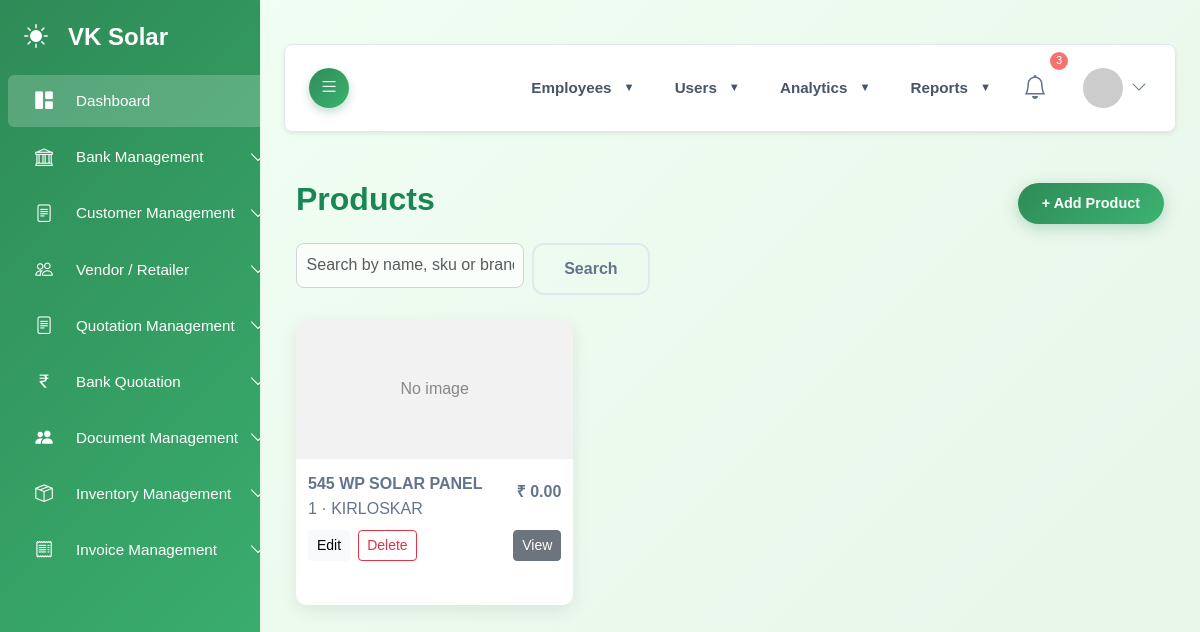
/admin/inventory/products.php (signed in), run on the app's committed database.
### tables this page shows
CREATE TABLE `products` (
  `id` int NOT NULL,
  `sku` varchar(120)  NOT NULL,
  `name` varchar(255)  NOT NULL,
  `brand` varchar(150)  DEFAULT NULL,
  `category_id` int DEFAULT NULL,
  `type` varchar(100)  DEFAULT NULL,
  `unit` varchar(50)  DEFAULT 'pc',
  `serial_tracked` tinyint(1) DEFAULT '0',
  `default_purchase_price` decimal(12,2) DEFAULT '0.00',
  `default_selling_price` decimal(12,2) DEFAULT '0.00',
  `tax_rate` decimal(5,2) DEFAULT '0.00',
  `hsn_code` varchar(50)  DEFAULT NULL,
  `weight_kg` decimal(8,3) DEFAULT NULL,
  `length_mm` int DEFAULT NULL,
  `width_mm` int DEFAULT NULL,
  `height_mm` int DEFAULT NULL,
  `warranty_months` int DEFAULT NULL,
  `description` text ,
  `specs` json DEFAULT NULL,
  `created_by` int DEFAULT NULL,
  `created_at` datetime DEFAULT CURRENT_TIMESTAMP,
  `updated_at` datetime DEFAULT CURRENT_TIMESTAMP ON UPDATE CURRENT_TIMESTAMP
);

### admin/inventory/products.php (the view, shortened to what this page needs)
<?php
require_once __DIR__ . '/../connect/auth_middleware.php';
$q = trim($_GET['q'] ?? '');
$sql = "SELECT p.id,p.sku,p.name,p.brand,p.type,p.unit,p.default_selling_price,
               (SELECT filename FROM product_images WHERE product_images.product_id = p.id AND is_primary = 1 LIMIT 1) AS primary_image
        FROM products p";
$sql .= " ORDER BY p.id DESC LIMIT 200";
$stmt = $conn->prepare($sql);
$stmt->execute();
$res = $stmt->get_result();
$products = $res->fetch_all(MYSQLI_ASSOC);
?>
<!doctype html>
<html lang="en">
<head>
  <?php $cwd=getcwd(); chdir(__DIR__.'/..'); include 'include/head2.php'; chdir($cwd); ?>
</head>
<body>
<?php $cwd=getcwd(); chdir(__DIR__.'/..'); include 'include/sidebar.php'; chdir($cwd); ?>
<div id="main-content">
<?php $cwd=getcwd(); chdir(__DIR__.'/..'); include 'include/navbar.php'; chdir($cwd); ?>
<main class="container-fluid py-4">
  <div class="d-flex justify-content-between align-items-center mb-3">
    <h2>Products</h2>
    <a href="product_form.php" class="btn btn-primary">+ Add Product</a>
  </div>
  <form class="row g-2 mb-4" method="get">
    <div class="col-auto"><input class="form-control" name="q" placeholder="Search by name, sku or brand" value="<?=htmlspecialchars($q)?>"></div>
    <div class="col-auto"><button class="btn btn-outline-secondary">Search</button></div>
  </form>
  <?php if(empty($products)): ?>
    <div class="card p-4"><div class="card-body">No products found.</div></div>
  <?php else: ?>
    <div class="product-grid">
      <?php foreach($products as $p):
        $img = $p['primary_image'] ? '/admin/inventory/uploads/products/'.htmlspecialchars($p['primary_image']) : null;
      ?>
        <div class="product-card">
          <div class="media" style="<?= $img ? "background-image:url('{$img}')" : '' ?>">
            <?php if(!$img): ?><div style="display:flex;align-items:center;justify-content:center;height:100%;color:#888">No image</div><?php endif; ?>
          </div>
          <div class="body">
            <div style="display:flex;justify-content:space-between;align-items:start">
              <div>
                <strong><?=htmlspecialchars($p['name'])?></strong><br>
                <div class="small-muted"><?=htmlspecialchars($p['sku'])?> · <?=htmlspecialchars($p['brand']?:'')?></div>
              </div>
              <div style="text-align:right">
                <div style="font-weight:700;margin-top:8px;">₹ <?=number_format($p['default_selling_price'],2)?></div>
              </div>
            </div>
            <div class="mt-2 d-flex gap-2">
              <a class="btn btn-sm btn-light" href="product_form.php?id=<?=intval($p['id'])?>">Edit</a>
              <a class="btn btn-sm btn-outline-danger" href="product_delete.php?id=<?=intval($p['id'])?>" onclick="return confirm('Delete product?');">Delete</a>
              <a class="btn btn-sm btn-secondary ms-auto" href="product_view.php?id=<?=intval($p['id'])?>">View</a>
            </div>
          </div>
        </div>
      <?php endforeach; ?>
    </div>
  <?php endif; ?>
</main>
</div>
</body>
</html>

### admin/css&js/style.css (style rules this page uses)
:root { --primary: #2e8b57; --primary-light: #3cb371; --primary-dark: #1e6b47; --secondary: #f5f5f5; --accent: #87ceeb; --accent-light: #b0e2ff; --earth: #d2b48c; --earth-light: #f0e6d6; --dark: #2c3e50; --light: #f8f9fa; --gradient-primary: linear-gradient( 135deg, var(--primary) 0%, var(--primary-light) 100% ); --gradient-secondary: linear-gradient( 135deg, var(--earth-light) 0%, var(--secondary) 100% ); --gradient-hero: linear-gradient( 135deg, rgba(46, 139, 87, 0.85) 0%, rgba(60, 179, 113, 0.85) 100% ); --gradient-nature: linear-gradient( 135deg, var(--primary) 0%, var(--accent) 100% ); --background-light: #f1f5f9; --text-light: #64748b; --card-bg-light: #ffffff; --border-color-light: #e2e8f0; --success-color: #10b981; --danger-color: #f87171; --warning-color: #fbbf24; }
body { font-family: "Inter", sans-serif; background-color: var(--background-light); color: var(--text-light); padding-top: 20px; overflow-x: hidden; }
#main-content { margin-left: 260px; padding: 1.5rem; transition: margin-left 0.3s ease-in-out; }
.btn-primary { background: var(--gradient-primary) !important; border: none !important; box-shadow: 0 4px 15px rgba(46, 139, 87, 0.3); border-radius: 25px !important; transition: all 0.3s ease; font-weight: 500; padding: 12px 30px; }

### admin/css&js/carousel.css (style rules this page uses)
:root { --primary: #2e8b57; --primary-light: #3cb371; --primary-dark: #1e6b47; --secondary: #f5f5f5; --accent: #87ceeb; --dark: #2c3e50; --light: #f8f9fa; --gradient-primary: linear-gradient( 135deg, var(--primary) 0%, var(--primary-light) 100% ); --background-light: #f1f5f9; --text-light: #64748b; --card-bg-light: #ffffff; --border-color-light: #e2e8f0; --success-color: #10b981; --danger-color: #f87171; --warning-color: #fbbf24; }
body { font-family: "Inter", sans-serif; background-color: var(--background-light); color: var(--text-light); padding-top: 20px; overflow-x: hidden; }
#main-content { margin-left: 260px; padding: 1.5rem; transition: margin-left 0.3s ease-in-out; }
.btn-primary { background: var(--gradient-primary) !important; border: none !important; box-shadow: 0 4px 15px rgba(46, 139, 87, 0.3); border-radius: 0.75rem !important; transition: all 0.3s ease; font-weight: 600; padding: 12px 30px; }
.btn-outline-secondary { border: 2px solid var(--border-color-light) !important; color: var(--text-light) !important; border-radius: 0.75rem !important; transition: all 0.3s ease; font-weight: 600; padding: 12px 30px; }
.form-control { border: 2px solid var(--border-color-light); border-radius: 0.75rem; padding: 0.75rem 1rem; transition: all 0.3s; background: var(--card-bg-light); font-weight: 500; }

### admin/css&js/logo&brand.css (style rules this page uses)
:root { --primary-green: #48bb78; --dark-green: #38a169; --light-green: #c6f6d5; --accent-green: #68d391; --text-dark: #2d3748; --text-light: #718096; --bg-light: #f7fafc; --border: #e2e8f0; --shadow: 0 2px 4px -1px rgba(0, 0, 0, 0.1), 0 1px 2px -1px rgba(0, 0, 0, 0.06); --shadow-lg: 0 4px 6px -1px rgba(0, 0, 0, 0.1), 0 2px 4px -1px rgba(0, 0, 0, 0.06); }
.form-control { border-radius: 8px; padding: 10px 14px; border: 2px solid var(--border); font-size: 0.95rem; transition: all 0.3s ease; }
.btn-primary { background: linear-gradient(135deg, var(--primary-green), var(--dark-green)); border: none; border-radius: 8px; padding: 10px 20px; font-weight: 600; display: flex; align-items: center; gap: 6px; transition: all 0.3s ease; box-shadow: 0 2px 4px rgba(72, 187, 120, 0.2); font-size: 0.9rem; }

### admin/css&js/view-project.css (style rules this page uses)
:root { --primary-color: #2e8b57; --secondary-color: #3cb371; --light-color: #f5f5f5; --dark-color: #333; --border-radius: 10px; --box-shadow: 0 3px 10px rgba(0, 0, 0, 0.08); --transition: all 0.3s ease; }
body { background-color: #f8f9fa; font-family: "Segoe UI", Tahoma, Geneva, Verdana, sans-serif; line-height: 1.6; }

### admin/css&js/view-product.css (style rules this page uses)
:root { --primary-color: #2e8b57; --secondary-color: #3cb371; --light-color: #f5f5f5; --dark-color: #333; --border-radius: 10px; --box-shadow: 0 3px 10px rgba(0, 0, 0, 0.08); --transition: all 0.3s ease; }
body { background-color: #f8f9fa; font-family: "Segoe UI", Tahoma, Geneva, Verdana, sans-serif; line-height: 1.6; }
.product-card { border: none; border-radius: var(--border-radius); box-shadow: var(--box-shadow); transition: var(--transition); margin-bottom: 2rem; overflow: hidden; display: flex; flex-direction: column; height: 100%; background: white; }

### data on the page
products: name "545 WP SOLAR PANEL", sku "1", brand "KIRLOSKAR", default_selling_price "0.00"
